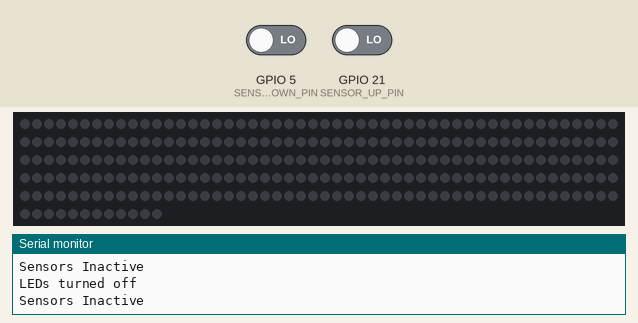
This program was run on a simulated ESP32. Shown: 262 RGB LEDs in strip order, left to right, continuing on the next row, the last lines printed to the serial monitor. Inputs (shaded band) come from the test bench; at power-on: GPIO 5 (SENSOR_DOWN_PIN) LOW, GPIO 21 (SENSOR_UP_PIN) LOW. Random numbers use the default seed unless the program sets one.

Above: at 2.3 s.
2.4 s: GPIO 5 (SENSOR_DOWN_PIN) driven HIGH
At 3.33 s:
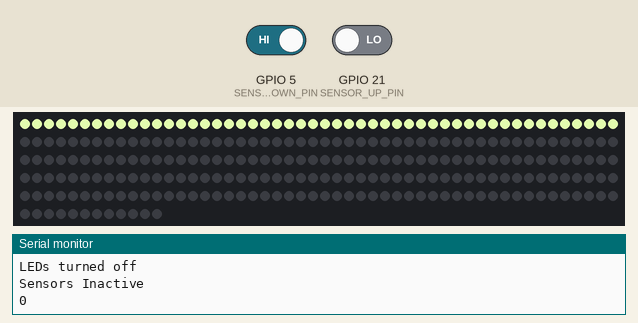
At 5.5 s:
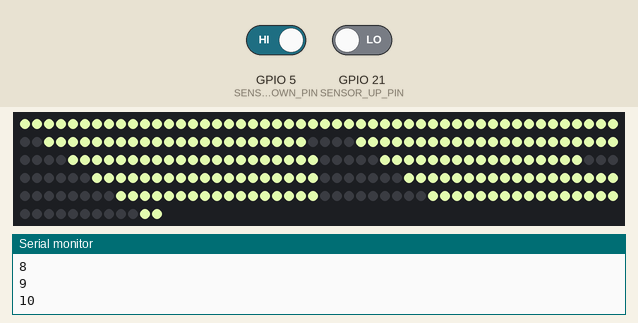
Timing chart, 0 to 7.0 s (numbered marks = the images above; inputs shaded):
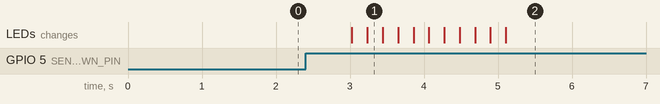

Measured:
- after the input at 2.4 s, the LEDs: first change after 0.63 s (image 1 shows a later state)

The program:

main.cpp
```cpp
#include <Arduino.h>
#include <FastLED.h>

#define LED_PIN         4   // Pin for LED strip
#define NUM_LEDS        262  // Number of LEDs
#define SENSOR_UP_PIN   21  // Pin for "sensor_up"
#define SENSOR_DOWN_PIN 5   // Pin for "sensor_down"

CRGB leds[NUM_LEDS];
const int segmentLengths[] = {26, 24, 22, 22, 21, 17, 19, 18, 17, 16, 21, 26, 26};
bool sequenceInProgress = false;

void setup() {
  Serial.begin(115200);
  pinMode(SENSOR_UP_PIN, INPUT);
  pinMode(SENSOR_DOWN_PIN, INPUT);
  FastLED.addLeds<WS2812B, LED_PIN, GRB>(leds, NUM_LEDS);
  FastLED.setBrightness(255);
}

void setSegmentColor(int start, int length, CRGB color) {
  fill_solid(&leds[start], length, color);
  FastLED.show();
}

void randomColor(bool reverseOrder) {
  sequenceInProgress = true;
  CRGB randomColor = CRGB(random(256), random(256), random(256));
  int start = reverseOrder ? sizeof(segmentLengths) / sizeof(segmentLengths[0]) - 1 : 0;
  int end = reverseOrder ? -1 : sizeof(segmentLengths) / sizeof(segmentLengths[0]);
  int increment = reverseOrder ? -1 : 1;

  for (int i = start; i != end; i += increment) {
    setSegmentColor(i * segmentLengths[0], segmentLengths[i], randomColor);
    delay(200);
    Serial.println(i);
  }

  Serial.println("LEDs lit sequentially in random color");
  sequenceInProgress = false;
}

void turnOff() {
  fill_solid(leds, NUM_LEDS, CRGB::Black);
  FastLED.show();
  Serial.println("LEDs turned off");
}

void loop() {
  if (!sequenceInProgress) {
    // Check if the light is off before processing sensor signals
    if (leds[0] == CRGB::Black) {
      if (digitalRead(SENSOR_UP_PIN) == HIGH) {
        randomColor(true);
        Serial.println("Sensor Up Activated");
        delay(20000);
      }

      if (digitalRead(SENSOR_DOWN_PIN) == HIGH) {
        randomColor(false);
        Serial.println("Sensor Down Activated");
        delay(20000);
      }
    }
  }

  if (!sequenceInProgress && digitalRead(SENSOR_UP_PIN) == LOW && digitalRead(SENSOR_DOWN_PIN) == LOW) {
    turnOff();
    Serial.println("Sensors Inactive");
    delay(1500);
  }
}
```
